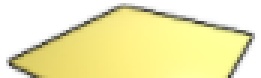
#> input picture images/types/cheese.png, 87 x 26 px (shown 3 times larger); its folder holds only this picture in this run
$ python build_synthetic_dataset_phase1.py
#> lines starting #> are read from the running program, lines starting #| are printed output that depends on the picture; after the words box and inside, x2 and y2 are one past the last pixel; in counts of white or black regions, pixels touching at a corner belong together
import argparse
import math
import os
import random
import re
import shutil
from dataclasses import dataclass
from pathlib import Path

import numpy as np
from PIL import Image, ImageFilter, ImageOps

IMG_EXTS = {".png", ".jpg", ".jpeg", ".webp", ".bmp"}


def set_seed(seed: int):
    random.seed(seed)
    np.random.seed(seed)


def normalize_label(stem: str) -> str:
    """
    Turns:
      "cheese" -> "cheese"
      "cheese (2)" -> "cheese"
      "veg - Copy" -> "veg"
      "veg - copy (3)" -> "veg"
    """
    s = stem.strip()

    # remove trailing (number)
    s = re.sub(r"\s*\(\d+\)\s*$", "", s)

    # remove copy suffix patterns
    s = re.sub(r"\s*-\s*copy\s*$", "", s, flags=re.IGNORECASE)
    s = re.sub(r"\s*copy\s*$", "", s, flags=re.IGNORECASE)

    # collapse spaces
    s = re.sub(r"\s+", "_", s.strip())
    return s.lower()


def list_images(root: Path):
    out = []
    for p in root.iterdir():
        if p.is_file() and p.suffix.lower() in IMG_EXTS:
            out.append(p)
    return sorted(out)


def load_seeds_flat(seeds_dir: Path, allowed_classes: set | None):
    """
    Flat folder seeds_dir with files like cheese.png, cheese (2).png
    Groups by normalized filename stem.
    """
    seed_map = {}
    for p in list_images(seeds_dir):
        lbl = normalize_label(p.stem)
        if allowed_classes is not None and lbl not in allowed_classes:
            continue
        seed_map.setdefault(lbl, []).append(p)

    classes = sorted(seed_map.keys())
    if not classes:
        raise RuntimeError(
            f"No usable seed images found in {seeds_dir}\n"
            f"Expected files like cheese.png, lettuce.png, etc."
        )
    return classes, seed_map


def ensure_empty_dir(path: Path, overwrite: bool):
    if path.exists():
        if not overwrite:
            raise RuntimeError(f"Output exists: {path}, use --overwrite")
        shutil.rmtree(path)
    path.mkdir(parents=True, exist_ok=True)


def make_background(size: int, mode: str):
    # no color jitter, but backgrounds can be mostly white with mild texture
    if mode == "white":
        return Image.new("RGB", (size, size), (255, 255, 255))

    if mode == "light_noise":
        arr = np.random.normal(loc=247, scale=6, size=(size, size, 3)).clip(0, 255).astype(np.uint8)
        return Image.fromarray(arr, "RGB")

    if mode == "noise":
        arr = np.random.randint(0, 256, (size, size, 3), dtype=np.uint8)
        return Image.fromarray(arr, "RGB")

    return Image.new("RGB", (size, size), (255, 255, 255))


def find_perspective_coeffs(src_pts, dst_pts):
    matrix = []
    for (x, y), (u, v) in zip(dst_pts, src_pts):
        matrix.append([x, y, 1, 0, 0, 0, -u * x, -u * y])
        matrix.append([0, 0, 0, x, y, 1, -v * x, -v * y])

    A = np.asarray(matrix, dtype=np.float64)
    B = np.asarray(src_pts, dtype=np.float64).reshape(8)
    res = np.linalg.lstsq(A, B, rcond=None)[0]
    return res.tolist()


def apply_perspective(img_rgba: Image.Image, strength: float, resample=Image.BICUBIC):
    w, h = img_rgba.size
    pad = max(2, int(min(w, h) * 0.03))
    src = [(0, 0), (w, 0), (w, h), (0, h)]

    def j(x):
        return random.uniform(-x, x)

    max_j = strength * min(w, h) * 0.25
    dst = [
        (0 + j(max_j) + pad, 0 + j(max_j) + pad),
        (w + j(max_j) - pad, 0 + j(max_j) + pad),
        (w + j(max_j) - pad, h + j(max_j) - pad),
        (0 + j(max_j) + pad, h + j(max_j) - pad),
    ]

    coeffs = find_perspective_coeffs(src_pts=src, dst_pts=dst)
    return img_rgba.transform((w, h), Image.PERSPECTIVE, coeffs, resample=resample)


def apply_mesh_warp(img_rgba: Image.Image, grid: int, max_shift: float, resample=Image.BICUBIC):
    w, h = img_rgba.size
    gx = grid
    gy = grid
    cell_w = w / gx
    cell_h = h / gy

    def clamp(v, lo, hi):
        return max(lo, min(hi, v))

    mesh = []
    for iy in range(gy):
        for ix in range(gx):
            x0 = int(ix * cell_w)
            y0 = int(iy * cell_h)
            x1 = int((ix + 1) * cell_w)
            y1 = int((iy + 1) * cell_h)

            dx = max_shift * cell_w
            dy = max_shift * cell_h

            p0 = (clamp(x0 + random.uniform(-dx, dx), 0, w), clamp(y0 + random.uniform(-dy, dy), 0, h))
            p1 = (clamp(x1 + random.uniform(-dx, dx), 0, w), clamp(y0 + random.uniform(-dy, dy), 0, h))
            p2 = (clamp(x1 + random.uniform(-dx, dx), 0, w), clamp(y1 + random.uniform(-dy, dy), 0, h))
            p3 = (clamp(x0 + random.uniform(-dx, dx), 0, w), clamp(y1 + random.uniform(-dy, dy), 0, h))

            bbox = (x0, y0, x1, y1)
            quad = (p0[0], p0[1], p1[0], p1[1], p2[0], p2[1], p3[0], p3[1])
            mesh.append((bbox, quad))

    return img_rgba.transform((w, h), Image.MESH, mesh, resample=resample)


def apply_cutouts(alpha: Image.Image, prob: float):
    if random.random() > prob:
        return alpha

    a = np.array(alpha).copy()
    h, w = a.shape

    num = random.randint(1, 3)
    for _ in range(num):
        rw = random.randint(int(w * 0.05), int(w * 0.18))
        rh = random.randint(int(h * 0.05), int(h * 0.18))
        x0 = random.randint(0, max(0, w - rw))
        y0 = random.randint(0, max(0, h - rh))
        a[y0 : y0 + rh, x0 : x0 + rw] = 0

    return Image.fromarray(a, mode="L")


def add_rgb_noise(img_rgb: Image.Image, sigma: float):
    if sigma <= 0:
        return img_rgb
    arr = np.array(img_rgb).astype(np.float32)
    noise = np.random.normal(0, sigma, size=arr.shape).astype(np.float32)
    arr = np.clip(arr + noise, 0, 255).astype(np.uint8)
    return Image.fromarray(arr, "RGB")


@dataclass
class Difficulty:
    perspective: float
    mesh_shift: float
    cutout_prob: float
    blur_max: float
    noise_sigma: float
    rotate_deg: float
    shear_deg: float
    scale_jitter: float


def pick_difficulty(level: str):
    if level == "easy":
        return Difficulty(
            perspective=0.18,
            mesh_shift=0.10,
            cutout_prob=0.12,
            blur_max=0.6,
            noise_sigma=3.0,
            rotate_deg=18,
            shear_deg=10,
            scale_jitter=0.12,
        )
    if level == "med":
        return Difficulty(
            perspective=0.32,
            mesh_shift=0.16,
            cutout_prob=0.20,
            blur_max=0.9,
            noise_sigma=5.0,
            rotate_deg=30,
            shear_deg=18,
            scale_jitter=0.18,
        )
    return Difficulty(
        perspective=0.48,
        mesh_shift=0.24,
        cutout_prob=0.30,
        blur_max=1.2,
        noise_sigma=7.0,
        rotate_deg=44,
        shear_deg=26,
        scale_jitter=0.26,
    )


def parse_mix(s: str):
    parts = [float(x.strip()) for x in s.split(",")]
    if len(parts) != 3:
        raise ValueError("mix must be 3 floats, example 0.20,0.35,0.45")
    if abs(sum(parts) - 1.0) > 1e-6:
        raise ValueError("mix must sum to 1.0")
    return parts


def choose_level(mix):
    r = random.random()
    if r < mix[0]:
        return "easy"
    if r < mix[0] + mix[1]:
        return "med"
    return "hard"


def synth_one(seed_path: Path, out_size: int, level: str):
    d = pick_difficulty(level)

    seed = Image.open(seed_path).convert("RGBA")
    seed = ImageOps.exif_transpose(seed)

    base_scale = random.uniform(0.50, 0.88)
    base_scale *= random.uniform(1.0 - d.scale_jitter, 1.0 + d.scale_jitter)

    target_w = int(out_size * base_scale)
    target_h = int(out_size * base_scale)

    seed = seed.resize((target_w, target_h), Image.LANCZOS)

    angle = random.uniform(-d.rotate_deg, d.rotate_deg)
    seed = seed.rotate(angle, resample=Image.BICUBIC, expand=True)

    r, g, b, a = seed.split()
    a = apply_cutouts(a, prob=d.cutout_prob)
    seed = Image.merge("RGBA", (r, g, b, a))

    if random.random() < 0.92:
        seed = apply_perspective(seed, strength=d.perspective)

    if random.random() < 0.88:
        grid = random.choice([3, 4, 5])
        seed = apply_mesh_warp(seed, grid=grid, max_shift=d.mesh_shift)

    if random.random() < 0.88:
        shear_x = math.radians(random.uniform(-d.shear_deg, d.shear_deg))
        shear_y = math.radians(random.uniform(-d.shear_deg, d.shear_deg))
        w, h = seed.size
        a0 = 1
        b0 = math.tan(shear_x)
        c0 = 0
        d0 = math.tan(shear_y)
        e0 = 1
        f0 = 0
        seed = seed.transform((w, h), Image.AFFINE, (a0, b0, c0, d0, e0, f0), resample=Image.BICUBIC)

    bg_mode = random.choices(["white", "light_noise", "noise"], weights=[0.65, 0.30, 0.05])[0]
    bg = make_background(out_size, bg_mode).convert("RGB")

    sx, sy = seed.size
    max_dx = int(out_size * 0.14)
    max_dy = int(out_size * 0.14)
    cx = out_size // 2 + random.randint(-max_dx, max_dx)
    cy = out_size // 2 + random.randint(-max_dy, max_dy)
    x0 = cx - sx // 2
    y0 = cy - sy // 2

    comp = bg.convert("RGBA")
    comp.alpha_composite(seed, dest=(x0, y0))
    comp = comp.convert("RGB")

    if random.random() < 0.65:
        radius = random.uniform(0.0, d.blur_max)
        if radius > 0:
            comp = comp.filter(ImageFilter.GaussianBlur(radius=radius))

    comp = add_rgb_noise(comp, sigma=d.noise_sigma)

    comp = comp.resize((out_size, out_size), Image.LANCZOS)
    return comp


def main():
    ap = argparse.ArgumentParser()
    ap.add_argument("--seeds_dir", type=str, default="images/types")
    ap.add_argument("--out_root", type=str, default="images/ml_dataset_phase1")
    ap.add_argument("--img_size", type=int, default=224)
    ap.add_argument("--train_per_class", type=int, default=2500)
    ap.add_argument("--val_per_class", type=int, default=600)
    ap.add_argument("--overwrite", action="store_true")
    ap.add_argument("--seed", type=int, default=1337)
    ap.add_argument("--classes", type=str, default="")
    ap.add_argument("--train_mix", type=str, default="0.18,0.34,0.48")
    ap.add_argument("--val_mix", type=str, default="0.08,0.30,0.62")
    args = ap.parse_args()

    set_seed(args.seed)

    seeds_dir = Path(args.seeds_dir)
    out_root = Path(args.out_root)

    allowed = None
    if args.classes.strip():
        allowed = {c.strip().lower() for c in args.classes.split(",") if c.strip()}

    classes, seed_map = load_seeds_flat(seeds_dir, allowed_classes=allowed)

    train_mix = parse_mix(args.train_mix)
    val_mix = parse_mix(args.val_mix)

    train_root = out_root / "train"
    val_root = out_root / "val"

    ensure_empty_dir(out_root, overwrite=args.overwrite)
    train_root.mkdir(parents=True, exist_ok=True)
    val_root.mkdir(parents=True, exist_ok=True)

    for cls in classes:
        (train_root / cls).mkdir(parents=True, exist_ok=True)
        (val_root / cls).mkdir(parents=True, exist_ok=True)

    print("Phase 1 classes:", classes)
    print("Seeds dir      :", str(seeds_dir.resolve()))
    print("Output dataset :", str(out_root.resolve()))
    print("Generating synthetic TRAIN...")
    for cls in classes:
        seeds = seed_map[cls]
        for i in range(args.train_per_class):
            level = choose_level(train_mix)
            seed_path = random.choice(seeds)
            img = synth_one(seed_path, out_size=args.img_size, level=level)
#> in synth_one, seed is the input picture: PIL image 87x26 RGBA; mean R, G, B, A 240, 234.9, 176.7, 255
#> in synth_one, `seed = seed.resize((target_w, target_h), Image.LANCZOS)`:
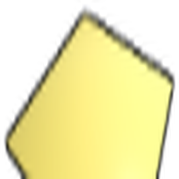
#> seed: PIL image 179x179 RGBA; mean R, G, B, A 239.8, 234.8, 176.6, 255
#> in synth_one, `r, g, b, a = seed.split()`:
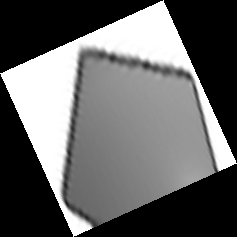
#> b: PIL image 237x237 L; min 0, max 255, mean 100.6
#> in synth_one, `r, g, b, a = seed.split()`:
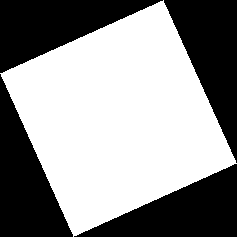
#> a: PIL image 237x237 L; 57% white; 4 black regions, box (x1, y1, x2, y2) and area: (0, 0, 163, 73) 6032, (164, 0, 237, 163) 6032, (0, 74, 73, 237) 6032, (74, 164, 237, 237) 6032
#> in apply_perspective, `return img_rgba.transform((w, h), Image.PERSPECTIVE, coeffs, resample=..`:
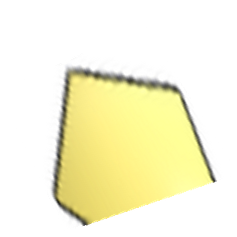
#> returned value: PIL image 237x237 RGBA; mean R, G, B, A 122, 119.3, 88.5, 127.5; transparent parts drawn white
#> in apply_mesh_warp, `return img_rgba.transform((w, h), Image.MESH, mesh, resample=resample)`:
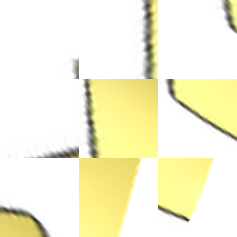
#> returned value: PIL image 237x237 RGBA; mean R, G, B, A 127.7, 125.4, 95.8, 132.9; transparent parts drawn white
#> in synth_one, `seed = seed.transform((w, h), Image.AFFINE, (a0, b0, c0, d0, e0, f0), ..`:
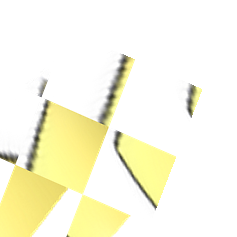
#> seed: PIL image 237x237 RGBA; mean R, G, B, A 85.9, 84.1, 61.5, 88.4; transparent parts drawn white
#> in synth_one, `bg = make_background(out_size, bg_mode).convert("RGB")`: bg: PIL image 224x224 RGB; every value is 255
#> in synth_one, `comp = bg.convert("RGBA")`: comp: PIL image 224x224 RGBA; every value is 255
#> in synth_one, `comp.alpha_composite(seed, dest=(x0, y0))`:
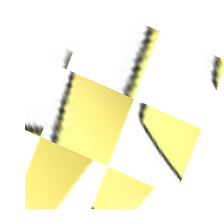
#> comp: PIL image 224x224 RGBA; mean R, G, B, A 249, 247.2, 222.4, 255
            out_path = train_root / cls / f"{cls}_{i:06d}.jpg"
            img.save(out_path, quality=92, subsampling=0)

    print("Generating synthetic VAL...")
    for cls in classes:
        seeds = seed_map[cls]
        for i in range(args.val_per_class):
            level = choose_level(val_mix)
            seed_path = random.choice(seeds)
            img = synth_one(seed_path, out_size=args.img_size, level=level)
            out_path = val_root / cls / f"{cls}_{i:06d}.jpg"
            img.save(out_path, quality=92, subsampling=0)

    print("\nDone.")
    print("Dataset root:", str(out_root.resolve()))
    print("Now train with your existing trainer, example:")
    print(f'python train_efficientnetv2_s.py --dataset_root "{out_root.resolve()}"')


if __name__ == "__main__":
    main()

$ run again, on images/types/veg.png
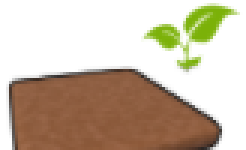
#> input picture images/types/veg.png, 82 x 50 px (shown 3 times larger)
#> in synth_one, seed is the input picture: PIL image 82x50 RGBA; mean R, G, B, A 202.3, 187.7, 169.1, 255
#> in synth_one, `r, g, b, a = seed.split()`:
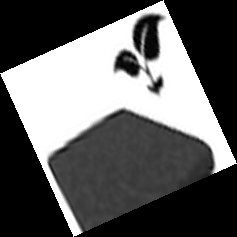
#> b: PIL image 237x237 L; min 0, max 255, mean 96.2
#> a: PIL image 237x237 L; 57% white; 4 black regions, box (x1, y1, x2, y2) and area: (0, 0, 163, 73) 6032, (164, 0, 237, 163) 6032, (0, 74, 73, 237) 6032, (74, 164, 237, 237) 6032
#> bg: PIL image 224x224 RGB; every value is 255
#> in add_rgb_noise, `arr = np.clip(arr + noise, 0, 255).astype(np.uint8)`:
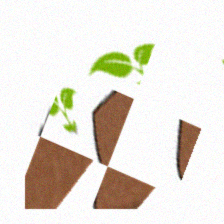
#> arr: shape (224, 224, 3); mean R, G, B 230.8, 225.4, 216.5

$ run again, on images/types/onion.png
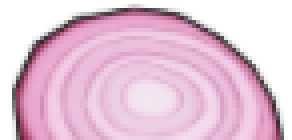
#> input picture images/types/onion.png, 73 x 35 px (shown 4 times larger)
#> in synth_one, seed is the input picture: PIL image 73x35 RGBA; mean R, G, B, A 229.2, 196.9, 216.6, 255
#> in synth_one, `r, g, b, a = seed.split()`:
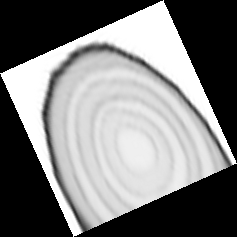
#> b: PIL image 237x237 L; min 0, max 255, mean 123.2
#> a: PIL image 237x237 L; 57% white; 4 black regions, box (x1, y1, x2, y2) and area: (0, 0, 163, 73) 6032, (164, 0, 237, 163) 6032, (0, 74, 73, 237) 6032, (74, 164, 237, 237) 6032
#> bg: PIL image 224x224 RGB; every value is 255
#> in synth_one, `comp.alpha_composite(seed, dest=(x0, y0))`:
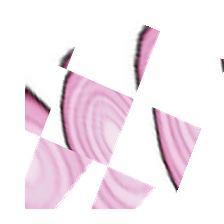
#> comp: PIL image 224x224 RGBA; mean R, G, B, A 245, 233.8, 240.8, 255
